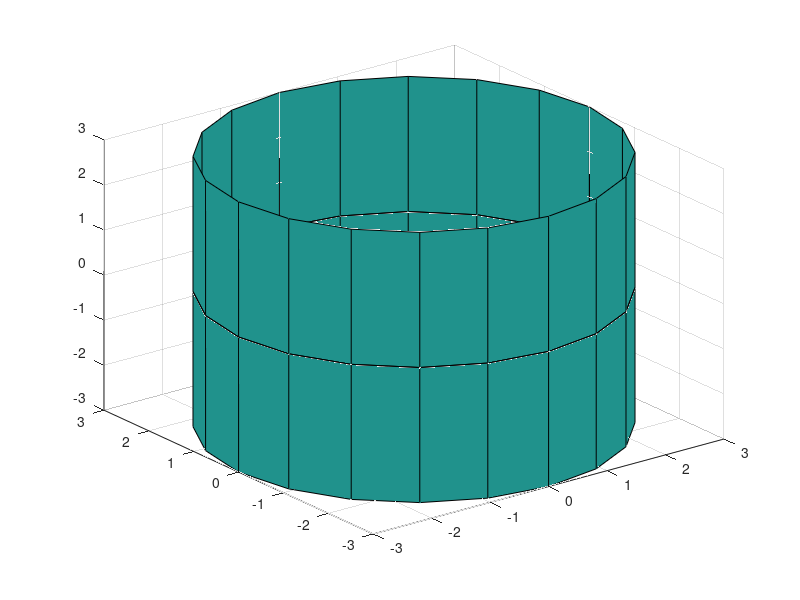

Reproduce this figure in MATLAB.
# letra a

[x,y] = meshgrid(-2:0.05:2)
z = 4-x.^2
surf(x,y,z)

#letra 3
[xx yy zz]=cylinder([3,3])
surf(xx, yy, zz.*3)
hold on
surf(xx, yy, -zz.*3)